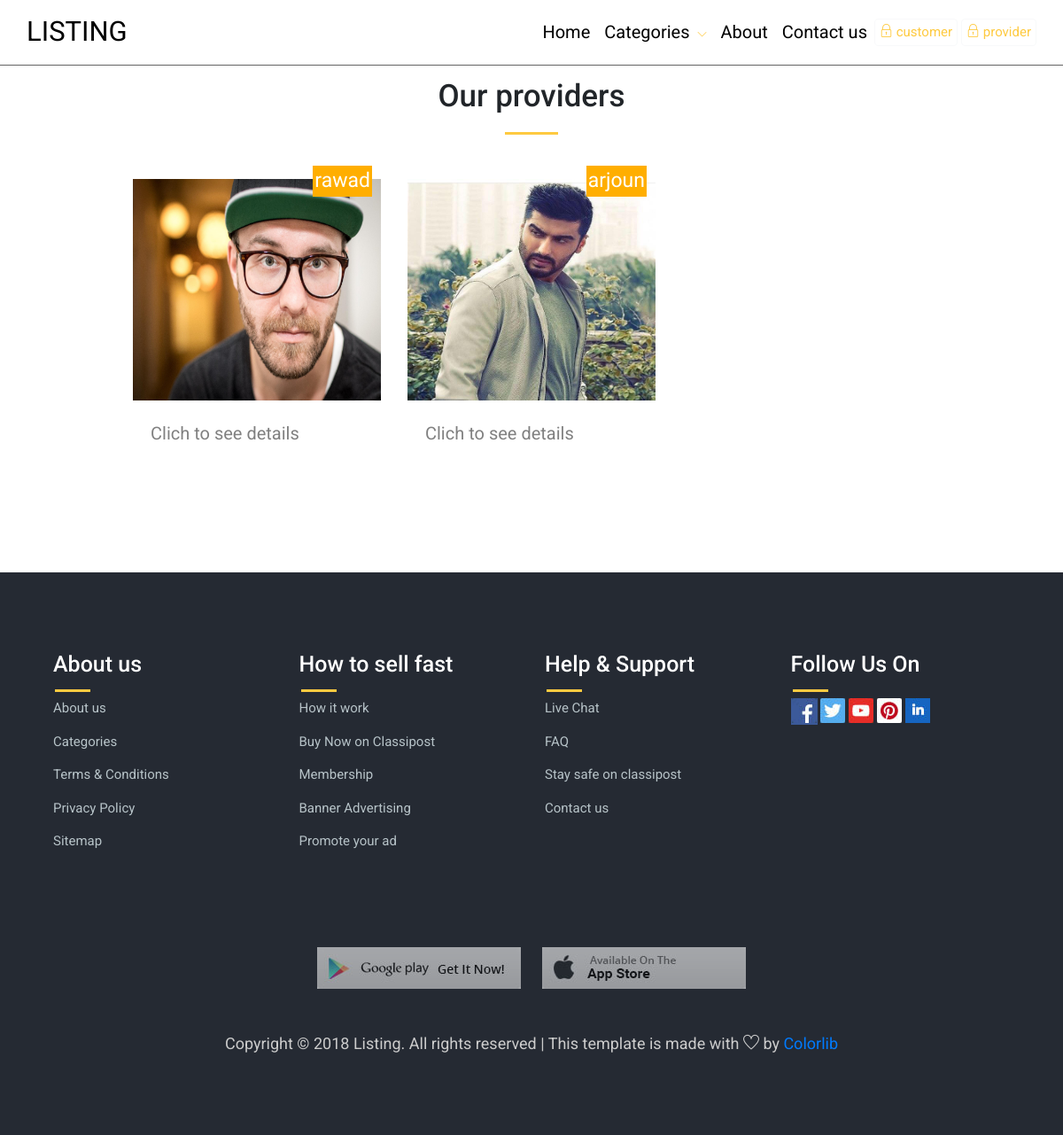
The app's page /show_pro.php?ser_id=20 with its own data.
### tables this page shows
CREATE TABLE `provider` (
  `provider_id` int(3) NOT NULL,
  `provider_name` varchar(255) NOT NULL,
  `phone` varchar(100) NOT NULL,
  `ser_id` int(3) NOT NULL,
  `provider_image` varchar(255) NOT NULL,
  `provider_email` varchar(255) NOT NULL,
  `provider_password` varchar(100) NOT NULL
);

### show_pro.php (the view, shortened to what this page needs)
<?php
include ('includes/public_header.php');
$query = "SELECT * FROM provider p INNER JOIN service s ON
									s.ser_id = p.ser_id WHERE p.ser_id={$_GET['ser_id']}";
$result = mysqli_query($conn,$query);
echo ' <section class="main-block" id="category">
<div class="container">
<div class="row justify-content-center">
<div class="col-md-5">
<div class="styled-heading">
<h3>Our providers</h3>
</div>
</div>
</div>
<div class="row">';
while ($row = mysqli_fetch_assoc($result)) {
 echo "<div class='col-md-4 featured-responsive'>
                    <div class='featured-place-wrap'>
 <a href='single_pro.php?provider_id={$row["provider_id"]}' class='category-wrap'>";
 echo "<img src='admin/upload/{$row['provider_image']}' class='img-fluid' alt='#' height='100'>";
 echo "<span class='featured-rating-orange'>{$row['provider_name']}</span>";
 echo "<div class='featured-title-box'>
                                <p>Clich to see details</p>
                            </div> </a>
                    </div> </div>
                "; }
?>
</div>
</div>
</section>
<?php include('includes/public_footer.php'); ?>

### css/style.css (style rules this page uses)
body { font-family: 'Roboto', sans-serif; }
.row { margin: 0px; }
h3 { font-size: 35px; }
p { font-size: 15px; }
.main-block { padding: 90px 0; }
#category .container { margin: auto; width: 80%; }
.styled-heading { text-align: center; margin: 0 0 50px; }
.styled-heading h3 { position: relative; padding: 0 0 23px; }
.styled-heading h3:after { position: absolute; content: ""; width: 60px; height: 3px; background: #feca40; bottom: 0; left: 50%; -webkit-transform: translateX(-50%); -ms-transform: translateX(-50%); transform: translateX(-50%); }
.featured-place-wrap { background: #fff; margin: 0 0 30px; -webkit-transition: all 0.5s ease; -o-transition: all 0.5s ease; transition: all 0.5s ease; position: relative; }
.featured-place-wrap a { display: block; text-decoration: none; color: #000; }
.featured-place-wrap img { width: 100%; }
.featured-rating, .featured-rating-orange, .featured-rating-green { position: absolute; width: auto; right: 10px; padding: 0px 2px; height: 35px; text-align: center; margin: -15px 0px 0 0; font-size: 23px; background: #ff7474; color: #fff; border-radius: 0; }
.featured-rating-orange { background: #ffae00 !important; }
.featured-title-box { padding: 22px 20px; }
.featured-title-box p { color: gray; display: inline-block; margin: 0; font-size: 20px; }

### records on screen
provider: provider_image (picture), provider_name "rawad"
provider: provider_image (picture), provider_name "arjoun"
